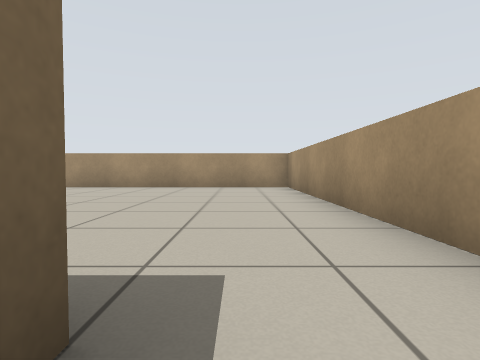
View 1 (above)

16 first-person views from a walk through a world built for the Player/Stage simulator. The camera is 0.51 m above the floor, tilts 2° down and sees 80° across. Floor lines are 1 m apart. The floor is counted in squares, 1 m on a side. Each view is taken from the middle of a square. On the plan, view 1 faces up. The plan holds only what a view shows up to about 9 squares ahead; the rest is blank. Robots are left out.

View 2
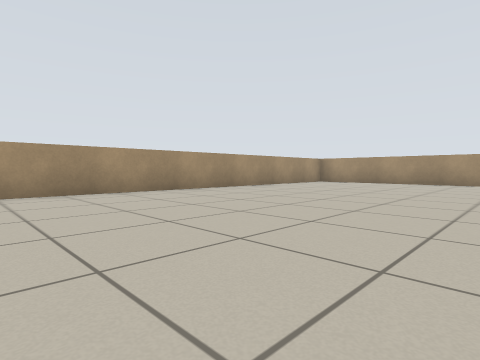

View 3
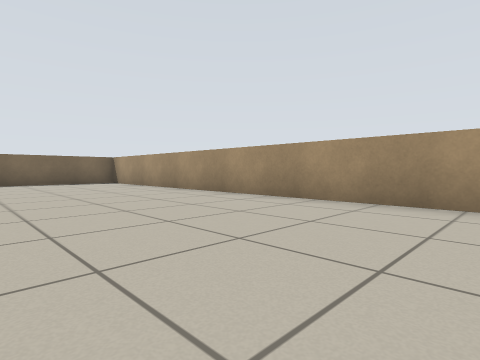

View 4
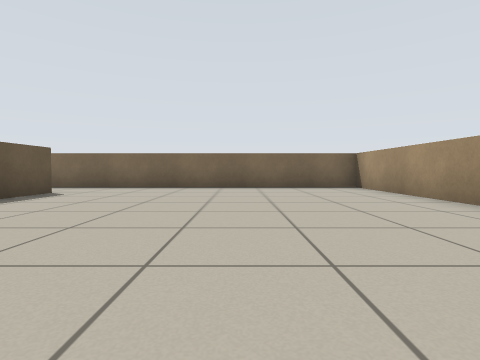

View 5
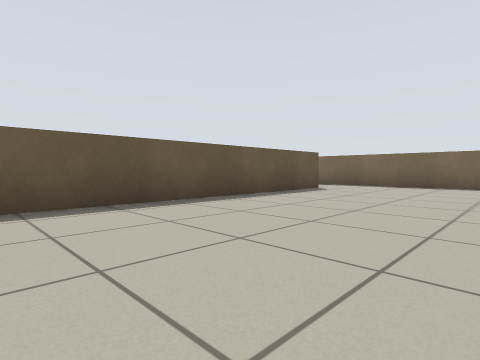

View 6
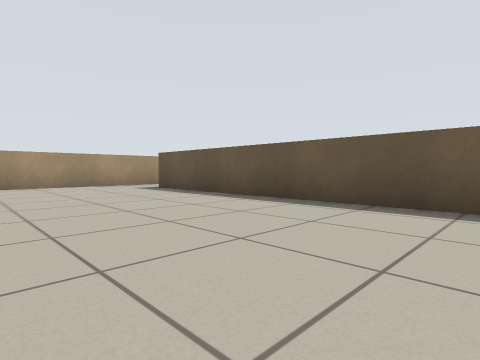

View 7
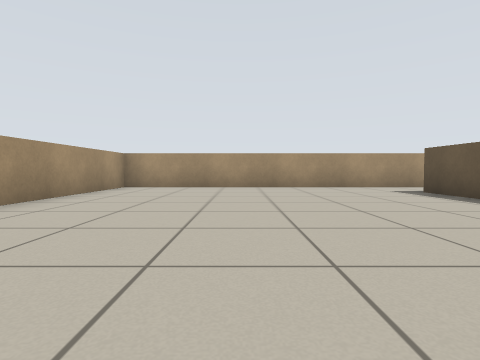

View 8
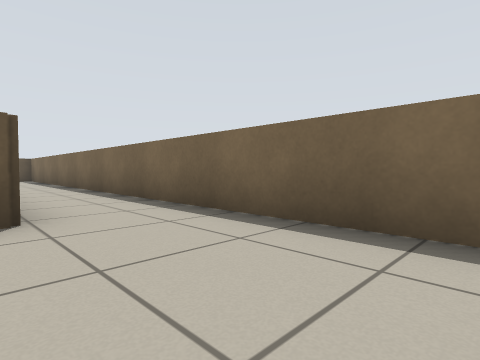

View 9
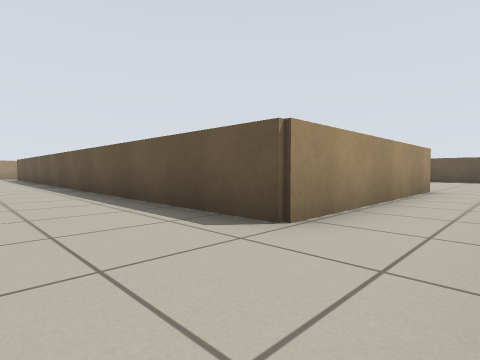

View 10
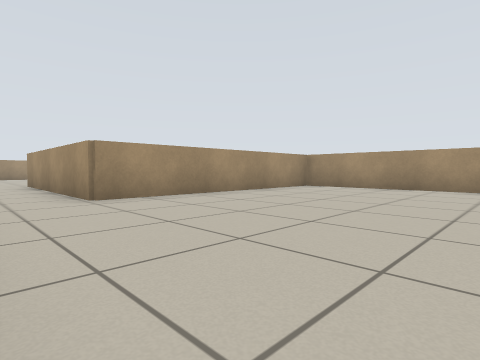

View 11
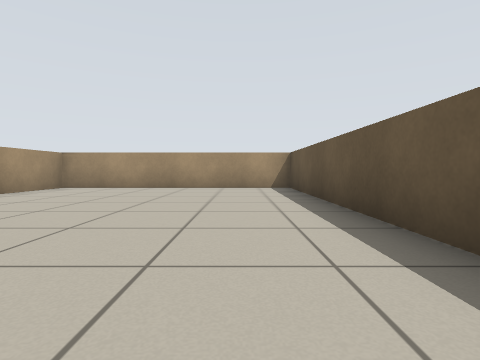

View 12
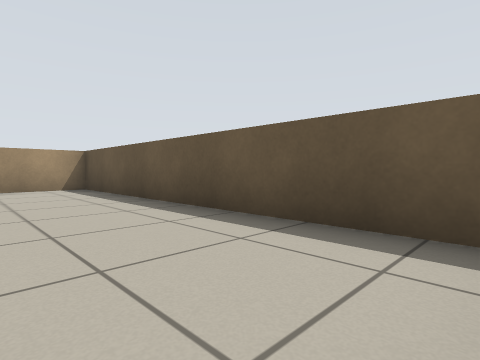

View 13
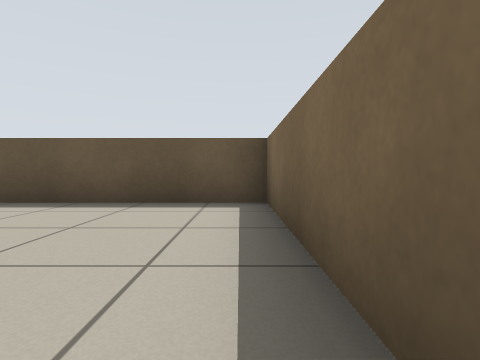

View 14
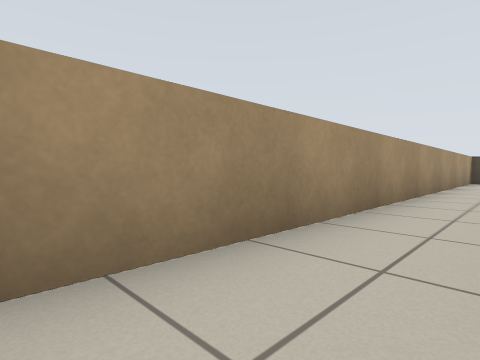

View 15
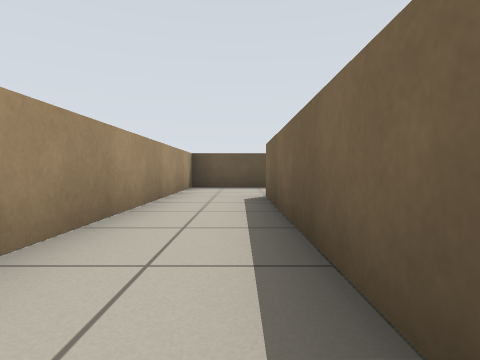

View 16
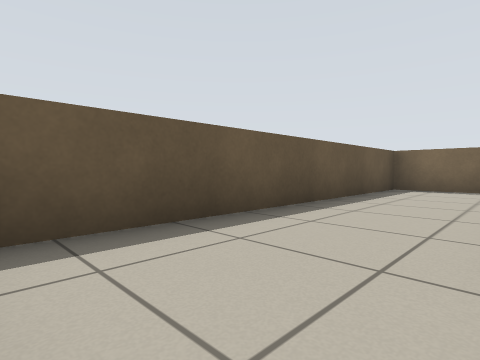

### Floor plan
Ten units are one square. View 1 is at (0, 0); x grows to the right and y downward. Boxes are objects, and circles mark ways between rooms. Rooms are numbered by the first view taken in them; rooms with no view inside come last. Other rooms are left out.
<svg viewBox="-189 -89 208 208">
<path fill="none" stroke="#000" d="M14 5 14 -84 -184 -84 -184 55M-164 49 -164 -8 -5 -8M-184 55 -184 114 -99 114 -99 49 -164 49M-71 96 -71 114 14 114 14 5M-5 35 -5 85"/>
<circle cx="-175" cy="45" r="3" fill="#2a7"/>
<circle cx="5" cy="-5" r="3" fill="#2a7"/>
<text x="-90" y="-40">1</text>
<text x="-150" y="80">2</text>
<text x="-60" y="50">3</text>
</svg>
Room 1 opens to room 2. Room 1 opens to room 3.

Where each view was taken, in squares from view 1:
view 1: 0 up, 0 right, facing up
view 2: 2 up, 10 left, facing up-right
view 3: 4 up, 7 left, facing up-left
view 4: 5 up, 10 left, facing left
view 5: 5 up, 9 left, facing down-left
view 6: 5 up, 8 left, facing down-right
view 7: 5 up, 7 left, facing right
view 8: 4 up, 16 left, facing down-left
view 9: 3 up, 18 left, facing down-right
view 10: 10 down, 18 left, facing up-right
view 11: 10 down, 18 left, facing right
view 12: 9 down, 18 left, facing down-right
view 13: 7 down, 18 left, facing down
view 14: 2 up, 0 right, facing down-right
view 15: 3 down, 0 right, facing down
view 16: 9 down, 1 right, facing down-left
